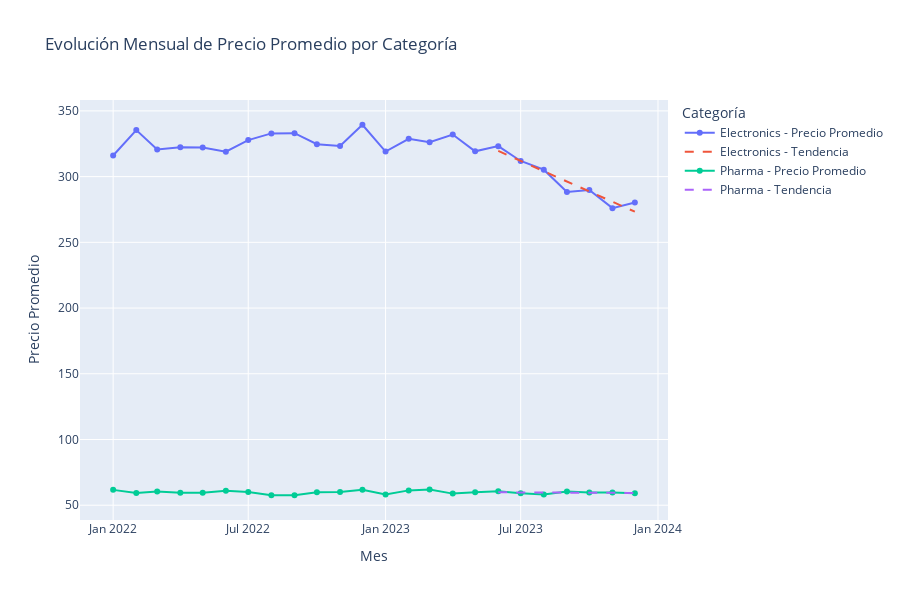

The cell this chart's notebook holds for it:
### Markdown cell above
### Categoría - Precio Promedio

### Code cell
price_cat = df.groupby(['month', 'product_category'])['price'].mean().reset_index()


# Crear figura Plotly
fig = go.Figure()

for cat in price_cat["product_category"].unique():
    subset = price_cat[price_cat["product_category"] == cat]

    # Línea de ingresos mensuales
    fig.add_trace(go.Scatter(
        x=subset["month"],
        y=subset["price"],
        mode="lines+markers",
        name=f"{cat} - Precio Promedio"
    ))

    # Línea de tendencia desde enero 2023
    subset_2023 = subset[subset["month"] >= "2023-06-01"]
    if len(subset_2023) >= 2:
        x_vals = subset_2023["month"].map(pd.Timestamp.toordinal)
        y_vals = subset_2023["price"]
        slope, intercept = np.polyfit(x_vals, y_vals, 1)
        trendline = slope * x_vals + intercept

        fig.add_trace(go.Scatter(
            x=subset_2023["month"],
            y=trendline,
            mode="lines",
            name=f"{cat} - Tendencia",
            line=dict(dash="dash")
        ))

# Layout
fig.update_layout(
    title="Evolución Mensual de Precio Promedio por Categoría",
    xaxis_title="Mes",
    yaxis_title="Precio Promedio",
    legend_title="Categoría",
    height=600
)

fig.show()
